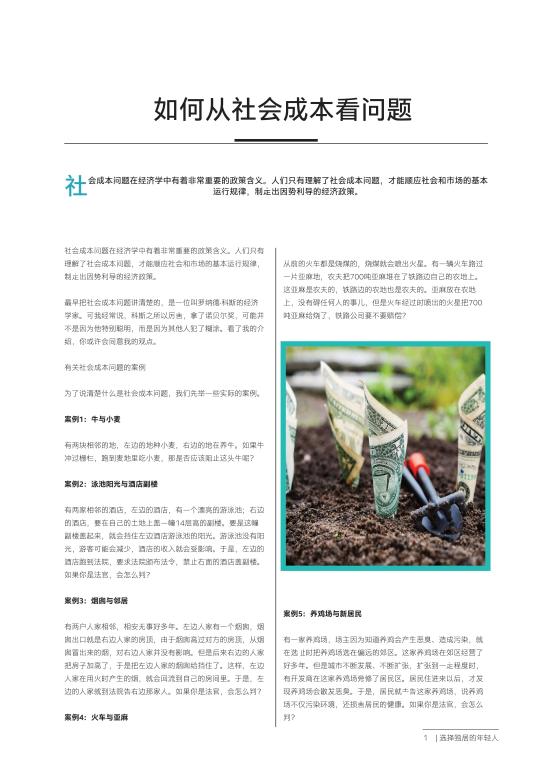
#> input picture assets/sample1-1.jpg, 1654 x 2339 px (shown at 1/3 size)
$ python color.py ../../assets/sample1-1.jpg
#> lines starting #> are read from the running program, lines starting #| are printed output that depends on the picture
#!/usr/bin/env python
# -*- coding: utf-8 -*-


import os
from io import BytesIO
from tempfile import NamedTemporaryFile
from argparse import ArgumentParser
from PIL import Image
from numpy import array
from scipy.cluster.vq import kmeans
from colorsys import rgb_to_hsv, hsv_to_rgb
from scipy.spatial.distance import pdist
from scipy.special import comb

# Python3 compatibility
try:
    from urllib2 import urlopen
except ImportError:
    from urllib.request import urlopen

DEFAULT_NUM_COLORS = 1
DEFAULT_MINV = 170
DEFAULT_MAXV = 200
DEFAULT_BOLD_ADD = 50
DEFAULT_FONT_SIZE = 1
DEFAULT_BG_COLOR = '#272727'

THUMB_SIZE = (200, 200)
SCALE = 256.0


def down_scale(x):
    return x / SCALE


def up_scale(x):
    return int(x * SCALE)


def hexify(rgb):
    return '#%s' % ''.join('%02x' % p for p in rgb)


def get_colors(img):
    """
    Returns a list of all the image's colors.
    """
    w, h = img.size
    return [color[:3] for count, color in img.convert('RGB').getcolors(w * h)]


def clamp(color, min_v, max_v):
    """
    Clamps a color such that the value is between min_v and max_v.
    """
    h, s, v = rgb_to_hsv(*map(down_scale, color))
    min_v, max_v = map(down_scale, (min_v, max_v))
    v = min(max(min_v, v), max_v)
    return tuple(map(up_scale, hsv_to_rgb(h, s, v)))


def order_by_hue(colors):
    """
    Orders colors by hue.
    """
    hsvs = [rgb_to_hsv(*map(down_scale, color)) for color in colors]
    hsvs.sort(key=lambda t: t[0])
    return [tuple(map(up_scale, hsv_to_rgb(*hsv))) for hsv in hsvs]


def brighten(color, brightness):
    """
    Adds or subtracts value to a color.
    """
    h, s, v = rgb_to_hsv(*map(down_scale, color))
    return tuple(map(up_scale, hsv_to_rgb(h, s, v + down_scale(brightness))))


def colorz(fd, n=DEFAULT_NUM_COLORS,min_v=DEFAULT_MINV, max_v=DEFAULT_MAXV,
           bold_add=DEFAULT_BOLD_ADD, order_colors=True):


#> called with n = 1, min_v = 170, max_v = 200, bold_add = 50, order_colors = True
    img = Image.open(fd)
#> img is the input picture: PIL image 1654x2339 RGB; mean R, G, B 232.5, 233.7, 231.7
    img.thumbnail(THUMB_SIZE)
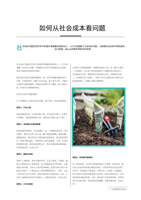
#> img: PIL image 141x200 RGB; mean R, G, B 232.3, 233.6, 231.5

    obs = get_colors(img)
#> obs = 3684 items, first 6: (255, 255, 255), (254, 255, 255), (164, 127, 119), (154, 127, 112), (150, 127, 114), (146, 127, 115)
    try:
        clamped = [clamp(color, min_v, max_v) for color in obs]
#> clamped = 3684 items, first 6: (200, 200, 200), (199, 200, 200), (170, 131, 123), (170, 140, 123), (170, 143, 129), (170, 147, 133)
        clusters_ini, float_error_ini = kmeans(array(clamped).astype(float),2)
#> clusters_ini = [[151.6, 152, 125.6], [183.3, 187.5, 181.3]]; float_error_ini = 36.32
        total_ini = sum(pdist(clusters_ini))+float_error_ini
#> total_ini = 109.6
        for i in range(3,7):
            clusters, float_error = kmeans(array(clamped).astype(float), i)
            if float_error+sum(pdist(clusters))/comb(i,2) < total_ini:
                clusters_ini, float_error_ini = clusters, float_error
                total_ini = float_error+sum(pdist(clusters))/comb(i,2)
#> this loop made 4 passes
#> (float_error, float_error_ini, total_ini) on pass 4: (16.38, 16.38, 108.7)
#> float_error on passes 1 to 3: 29.28, 23.07, 17.58
#> after the loop, clusters_ini = [[43.47, 177.7, 166.6], [147.2, 174.2, 80.35], [132.4, 165.2, 172.2], [170.5, 134.4, 120.9], [169.4, 169.2, 154.8], [194.4, 196.6, 191.3]]; float_error_ini = 16.38; total_ini = 108.7
    except Exception:
        return obs[0]
    colors = order_by_hue(clusters_ini) if order_colors else clusters_ini
#> in order_by_hue, `hsvs = [rgb_to_hsv(*map(down_scale, color)) for color in colors]`: hsvs = [(0.486, 0.755, 0.694), (0.215, 0.539, 0.68), (0.529, 0.231, 0.673), (0.0454, 0.291, 0.666), (0.165, 0.0857, 0.662), (0.236, 0.0269, 0.768)]
#> colors = [(170, 134, 120), (169, 169, 154), (147, 174, 80), (194, 196, 191), (43, 177, 166), (132, 165, 172)]
    return colors[0]


def parse_args():
    parser = ArgumentParser(description=__doc__)

    parser.add_argument('image',type=str)

    parser.add_argument('-n',
                        help="""
                        number of colors to generate (excluding bold).
                        Default: %s
                        """ % DEFAULT_NUM_COLORS,
                        dest='num_colors',
                        type=int,
                        default=DEFAULT_NUM_COLORS)

    parser.add_argument('--minv',
                        help="""
                        minimum value for the colors.
                        Default: %s
                        """ % DEFAULT_MINV,
                        type=int,
                        default=DEFAULT_MINV)

    parser.add_argument('--maxv',
                        help="""
                        maximum value for the colors.
                        Default: %s
                        """ % DEFAULT_MAXV,
                        type=int,
                        default=DEFAULT_MAXV)

    parser.add_argument('--bold',
                        help="""
                        how much value to add for bold colors.
                        Default: %s
                        """ % DEFAULT_BOLD_ADD,
                        type=int,
                        default=DEFAULT_BOLD_ADD)

    parser.add_argument('--font-size',
                        help="""
                        what font size to use, in rem.
                        Default: %s
                        """ % DEFAULT_FONT_SIZE,
                        type=int,
                        default=DEFAULT_FONT_SIZE)

    parser.add_argument('--bg-color',
                        help="""
                        what background color to use, in hex format.
                        Default: %s
                        """ % DEFAULT_BG_COLOR,
                        type=str,
                        default=DEFAULT_BG_COLOR)

    parser.add_argument('--no-bg-img',
                        help="""
                        whether or not to use a background image in the
                        preview.
                        Default: background image on
                        """,
                        action='store_true',
                        default=False)

    parser.add_argument('--no-preview',
                        help="""
                        whether or not to generate and show the preview.
                        Default: preview on
                        """,
                        action='store_true',
                        default=False)

    return parser.parse_args()


def main():
    color_pair = []
    args = parse_args()

    img_fd = open(args.image, 'rb') if os.path.isfile(args.image) else \
    BytesIO(urlopen(args.image).read())


    color = colorz(img_fd, args.num_colors, args.minv, args.maxv, args.bold)
#> color = (170, 134, 120)
    print(color)
#| (170, 134, 120)
    #将color传递给php


if __name__ == '__main__':

    main()

$ run again, on assets/sample1-3.jpg
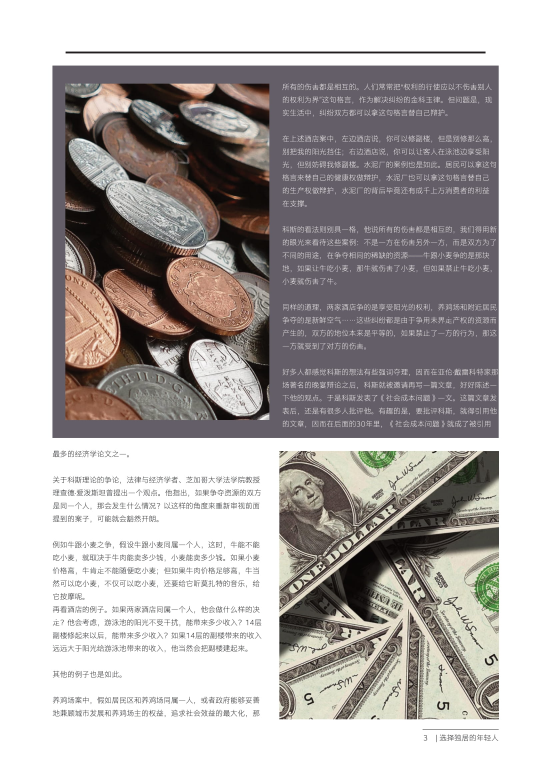
#> input picture assets/sample1-3.jpg, 1654 x 2339 px (shown at 1/3 size)
#> in colorz, img is the input picture: PIL image 1654x2339 RGB; mean R, G, B 181.9, 177.5, 176.5
#> in colorz, `img.thumbnail(THUMB_SIZE)`:
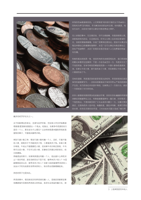
#> img: PIL image 141x200 RGB; mean R, G, B 181.7, 177.4, 176.3
#> obs = 7509 items, first 6: (255, 255, 255), (175, 127, 101), (170, 127, 106), (167, 127, 106), (158, 127, 112), (188, 189, 190)
#> clamped = 7509 items, first 6: (200, 200, 200), (175, 127, 101), (170, 127, 106), (170, 129, 107), (170, 136, 120), (188, 189, 190)
#> in colorz, `clusters_ini, float_error_ini = kmeans(array(clamped).astype(float),2)`: clusters_ini = [[179.8, 172.2, 162.9], [170.4, 123.5, 100.3]]; float_error_ini = 26.96
#> in colorz, `total_ini = sum(pdist(clusters_ini))+float_error_ini`: total_ini = 106.9
#> the loop in colorz, `for i in range(3,7):` made 4 passes
#> (float_error, float_error_ini, total_ini) on passes 1 to 4: (16.95, 16.95, 99.39), (14.45, 14.45, 90.89), (12.84, 12.84, 84.66), (11.26, 11.26, 77.66)
#> after the loop in colorz, `for i in range(3,7):`: clusters_ini = [[197.8, 153.7, 130.4], [169.5, 155.9, 143.2], [169.4, 166.3, 163.9], [196.7, 195.3, 184.8], [167.9, 131.9, 109.1], [170, 101.7, 75.79]]; float_error_ini = 11.26; total_ini = 77.66
#> hsvs = [(0.0578, 0.341, 0.773), (0.0806, 0.155, 0.662), (0.0733, 0.0326, 0.662), (0.147, 0.0602, 0.768), (0.0645, 0.35, 0.656), (0.0458, 0.554, 0.664)]
#> colors = [(170, 101, 75), (197, 153, 130), (167, 131, 109), (169, 166, 163), (169, 155, 143), (196, 195, 184)]
#> color = (170, 101, 75)
#| (170, 101, 75)

$ run again, on assets/sample1-4.jpg
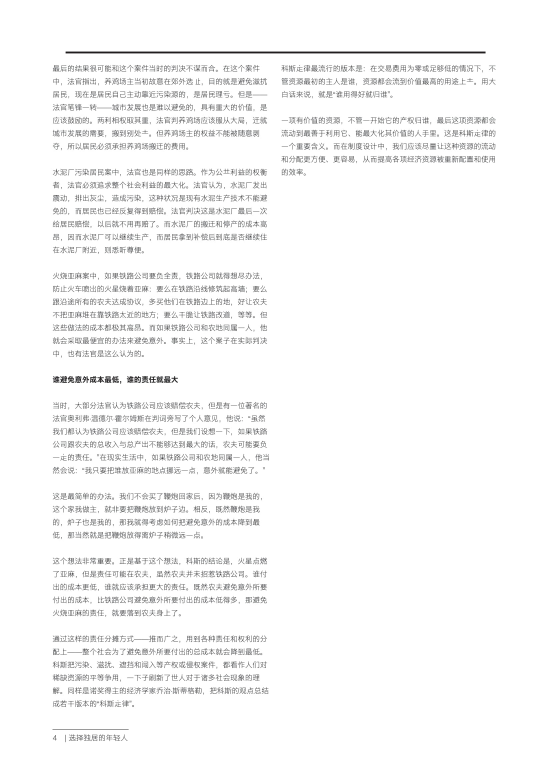
#> input picture assets/sample1-4.jpg, 1654 x 2339 px (shown at 1/3 size)
#> in colorz, img is the input picture: PIL image 1654x2339 RGB; mean R, G, B 247.8, 247.8, 247.8
#> in colorz, `img.thumbnail(THUMB_SIZE)`:
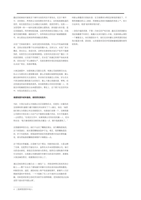
#> img: PIL image 141x200 RGB; mean R, G, B 247.7, 247.7, 247.7
#> obs = 452 items, first 6: (255, 255, 255), (254, 255, 255), (255, 254, 254), (254, 254, 254), (253, 254, 254), (254, 253, 253)
#> clamped = 452 items, first 6: (200, 200, 200), (199, 200, 200), (200, 199, 199), (200, 200, 200), (199, 200, 200), (200, 199, 199)
#> in colorz, `clusters_ini, float_error_ini = kmeans(array(clamped).astype(float),2)`: clusters_ini = [[175.7, 175.7, 176.5], [197.9, 198.2, 198.5]]; float_error_ini = 5.34
#> in colorz, `total_ini = sum(pdist(clusters_ini))+float_error_ini`: total_ini = 43.87
#> the loop in colorz, `for i in range(3,7):` made 4 passes
#> (float_error, float_error_ini, total_ini) on passes 1 to 4: (2.83, 2.83, 34.93), (2, 2, 30.51), (1.66, 1.66, 26.96), (1.49, 1.49, 24.94)
#> after the loop in colorz, `for i in range(3,7):`: clusters_ini = [[183.4, 183.8, 184.3], [193.5, 193.9, 194.4], [169.5, 169, 170.1], [177.3, 177.8, 178.4], [188.6, 189, 189.5], [199.2, 199.5, 199.7]]; float_error_ini = 1.49; total_ini = 24.94
#> hsvs = [(0.596, 0.00504, 0.72), (0.593, 0.00479, 0.759), (0.755, 0.00649, 0.664), (0.59, 0.00607, 0.697), (0.586, 0.00494, 0.74), (0.567, 0.00256, 0.78)]
#> colors = [(199, 199, 199), (188, 189, 189), (177, 177, 178), (193, 193, 194), (183, 183, 184), (169, 168, 170)]
#> color = (199, 199, 199)
#| (199, 199, 199)
